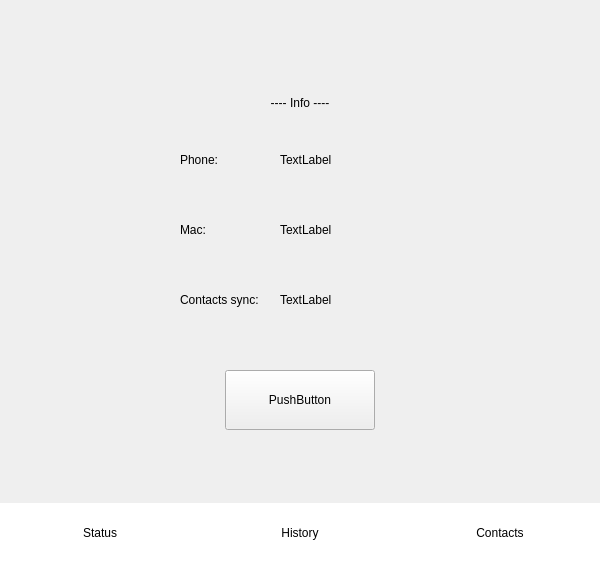
<?xml version="1.0" encoding="UTF-8"?>
<ui version="4.0">
 <class>Form</class>
 <widget class="QWidget" name="Form">
  <property name="geometry">
   <rect>
    <x>0</x>
    <y>0</y>
    <width>600</width>
    <height>563</height>
   </rect>
  </property>
  <property name="minimumSize">
   <size>
    <width>600</width>
    <height>0</height>
   </size>
  </property>
  <property name="maximumSize">
   <size>
    <width>16777215</width>
    <height>16777215</height>
   </size>
  </property>
  <property name="windowTitle">
   <string>Form</string>
  </property>
  <property name="styleSheet">
   <string notr="true"/>
  </property>
  <layout class="QFormLayout" name="formLayout">
   <property name="horizontalSpacing">
    <number>0</number>
   </property>
   <property name="verticalSpacing">
    <number>0</number>
   </property>
   <property name="leftMargin">
    <number>0</number>
   </property>
   <property name="topMargin">
    <number>0</number>
   </property>
   <property name="rightMargin">
    <number>0</number>
   </property>
   <property name="bottomMargin">
    <number>0</number>
   </property>
   <item row="0" column="0" colspan="2">
    <layout class="QHBoxLayout" name="horizontalLayout_9">
     <property name="topMargin">
      <number>0</number>
     </property>
     <item>
      <spacer name="horizontalSpacer">
       <property name="orientation">
        <enum>Qt::Horizontal</enum>
       </property>
       <property name="sizeHint" stdset="0">
        <size>
         <width>40</width>
         <height>20</height>
        </size>
       </property>
      </spacer>
     </item>
     <item>
      <widget class="QPushButton" name="Settings_button">
       <property name="text">
        <string/>
       </property>
       <property name="icon">
        <iconset>
         <normaloff>../images/cogs.png</normaloff>../images/cogs.png</iconset>
       </property>
       <property name="iconSize">
        <size>
         <width>24</width>
         <height>24</height>
        </size>
       </property>
       <property name="flat">
        <bool>true</bool>
       </property>
      </widget>
     </item>
    </layout>
   </item>
   <item row="2" column="0" colspan="2">
    <layout class="QHBoxLayout" name="horizontalLayout_4">
     <property name="topMargin">
      <number>0</number>
     </property>
     <item>
      <spacer name="horizontalSpacer_3">
       <property name="orientation">
        <enum>Qt::Horizontal</enum>
       </property>
       <property name="sizeHint" stdset="0">
        <size>
         <width>40</width>
         <height>20</height>
        </size>
       </property>
      </spacer>
     </item>
     <item>
      <layout class="QVBoxLayout" name="verticalLayout">
       <property name="spacing">
        <number>0</number>
       </property>
       <property name="leftMargin">
        <number>0</number>
       </property>
       <item>
        <widget class="QLabel" name="label">
         <property name="text">
          <string>---- Info ----</string>
         </property>
         <property name="alignment">
          <set>Qt::AlignCenter</set>
         </property>
        </widget>
       </item>
       <item>
        <layout class="QHBoxLayout" name="horizontalLayout_6">
         <property name="topMargin">
          <number>40</number>
         </property>
         <item>
          <widget class="QLabel" name="label_3">
           <property name="minimumSize">
            <size>
             <width>100</width>
             <height>0</height>
            </size>
           </property>
           <property name="text">
            <string>Phone:</string>
           </property>
          </widget>
         </item>
         <item>
          <widget class="QLabel" name="name">
           <property name="minimumSize">
            <size>
             <width>100</width>
             <height>0</height>
            </size>
           </property>
           <property name="text">
            <string>TextLabel</string>
           </property>
          </widget>
         </item>
         <item>
          <spacer name="horizontalSpacer_4">
           <property name="orientation">
            <enum>Qt::Horizontal</enum>
           </property>
           <property name="sizeHint" stdset="0">
            <size>
             <width>40</width>
             <height>20</height>
            </size>
           </property>
          </spacer>
         </item>
        </layout>
       </item>
       <item>
        <layout class="QHBoxLayout" name="horizontalLayout_7">
         <property name="topMargin">
          <number>50</number>
         </property>
         <item>
          <widget class="QLabel" name="label_5">
           <property name="minimumSize">
            <size>
             <width>100</width>
             <height>0</height>
            </size>
           </property>
           <property name="text">
            <string>Mac:</string>
           </property>
          </widget>
         </item>
         <item>
          <widget class="QLabel" name="mac">
           <property name="minimumSize">
            <size>
             <width>100</width>
             <height>0</height>
            </size>
           </property>
           <property name="text">
            <string>TextLabel</string>
           </property>
          </widget>
         </item>
         <item>
          <spacer name="horizontalSpacer_5">
           <property name="orientation">
            <enum>Qt::Horizontal</enum>
           </property>
           <property name="sizeHint" stdset="0">
            <size>
             <width>40</width>
             <height>20</height>
            </size>
           </property>
          </spacer>
         </item>
        </layout>
       </item>
       <item>
        <layout class="QHBoxLayout" name="horizontalLayout_10">
         <property name="topMargin">
          <number>50</number>
         </property>
         <item>
          <widget class="QLabel" name="label_7">
           <property name="minimumSize">
            <size>
             <width>100</width>
             <height>0</height>
            </size>
           </property>
           <property name="text">
            <string>Contacts sync:</string>
           </property>
          </widget>
         </item>
         <item>
          <widget class="QLabel" name="path">
           <property name="minimumSize">
            <size>
             <width>100</width>
             <height>0</height>
            </size>
           </property>
           <property name="text">
            <string>TextLabel</string>
           </property>
          </widget>
         </item>
         <item>
          <spacer name="horizontalSpacer_6">
           <property name="orientation">
            <enum>Qt::Horizontal</enum>
           </property>
           <property name="sizeHint" stdset="0">
            <size>
             <width>40</width>
             <height>20</height>
            </size>
           </property>
          </spacer>
         </item>
        </layout>
       </item>
       <item>
        <layout class="QHBoxLayout" name="horizontalLayout_11">
         <property name="topMargin">
          <number>60</number>
         </property>
         <item>
          <spacer name="horizontalSpacer_7">
           <property name="orientation">
            <enum>Qt::Horizontal</enum>
           </property>
           <property name="sizeHint" stdset="0">
            <size>
             <width>40</width>
             <height>20</height>
            </size>
           </property>
          </spacer>
         </item>
         <item>
          <widget class="QPushButton" name="sync_contacts">
           <property name="minimumSize">
            <size>
             <width>150</width>
             <height>60</height>
            </size>
           </property>
           <property name="text">
            <string>PushButton</string>
           </property>
          </widget>
         </item>
         <item>
          <spacer name="horizontalSpacer_8">
           <property name="orientation">
            <enum>Qt::Horizontal</enum>
           </property>
           <property name="sizeHint" stdset="0">
            <size>
             <width>40</width>
             <height>20</height>
            </size>
           </property>
          </spacer>
         </item>
        </layout>
       </item>
       <item>
        <layout class="QHBoxLayout" name="horizontalLayout_3"/>
       </item>
      </layout>
     </item>
     <item>
      <spacer name="horizontalSpacer_2">
       <property name="orientation">
        <enum>Qt::Horizontal</enum>
       </property>
       <property name="sizeHint" stdset="0">
        <size>
         <width>40</width>
         <height>20</height>
        </size>
       </property>
      </spacer>
     </item>
    </layout>
   </item>
   <item row="4" column="0" colspan="2">
    <layout class="QHBoxLayout" name="horizontalLayout_2">
     <property name="topMargin">
      <number>0</number>
     </property>
    </layout>
   </item>
   <item row="5" column="0" colspan="2">
    <layout class="QHBoxLayout" name="horizontalLayout">
     <property name="spacing">
      <number>0</number>
     </property>
     <item>
      <widget class="QPushButton" name="Main_button">
       <property name="minimumSize">
        <size>
         <width>0</width>
         <height>60</height>
        </size>
       </property>
       <property name="styleSheet">
        <string notr="true">QPushButton { background-color: rgba(255, 255, 255, 255);
font: 12pt &quot;Ubuntu&quot;;
border: 0px;}
QPushButton:focuspressed {background-color: rgba(255, 255, 255, 255);
gridline-color: rgb(198, 70, 0);
font: 12pt &quot;Ubuntu&quot;;
color:black;
border: 0px; }
 QPushButton:pressed {background-color: rgba(150, 150, 150, 255);
gridline-color: rgb(198, 70, 0);
font: 12pt &quot;Ubuntu&quot;;
color:black;
border: 0px; }</string>
       </property>
       <property name="text">
        <string>Status</string>
       </property>
       <property name="icon">
        <iconset>
         <normaloff>../images/indicator.png</normaloff>../images/indicator.png</iconset>
       </property>
       <property name="iconSize">
        <size>
         <width>24</width>
         <height>24</height>
        </size>
       </property>
      </widget>
     </item>
     <item>
      <widget class="QPushButton" name="History_button">
       <property name="minimumSize">
        <size>
         <width>0</width>
         <height>60</height>
        </size>
       </property>
       <property name="styleSheet">
        <string notr="true">QPushButton { background-color: rgba(255, 255, 255, 255);
font: 12pt &quot;Ubuntu&quot;;
border: 0px;}
QPushButton:focuspressed {background-color: rgba(255, 255, 255, 255);
gridline-color: rgb(198, 70, 0);
font: 12pt &quot;Ubuntu&quot;;
color:black;
border: 0px; }
 QPushButton:pressed {background-color: rgba(150, 150, 150, 255);
gridline-color: rgb(198, 70, 0);
font: 12pt &quot;Ubuntu&quot;;
color:black;
border: 0px; }</string>
       </property>
       <property name="text">
        <string>History</string>
       </property>
       <property name="icon">
        <iconset>
         <normaloff>../images/history.png</normaloff>../images/history.png</iconset>
       </property>
       <property name="iconSize">
        <size>
         <width>24</width>
         <height>24</height>
        </size>
       </property>
      </widget>
     </item>
     <item>
      <widget class="QPushButton" name="Contacts_button">
       <property name="minimumSize">
        <size>
         <width>0</width>
         <height>60</height>
        </size>
       </property>
       <property name="styleSheet">
        <string notr="true">QPushButton { background-color: rgba(255, 255, 255, 255);
font: 12pt &quot;Ubuntu&quot;;
border: 0px;}
QPushButton:focuspressed {background-color: rgba(255, 255, 255, 255);
gridline-color: rgb(198, 70, 0);
font: 12pt &quot;Ubuntu&quot;;
color:black;
border: 0px; }
 QPushButton:pressed {background-color: rgba(150, 150, 150, 255);
gridline-color: rgb(198, 70, 0);
font: 12pt &quot;Ubuntu&quot;;
color:black;
border: 0px; }</string>
       </property>
       <property name="text">
        <string>Contacts</string>
       </property>
       <property name="icon">
        <iconset>
         <normaloff>../images/contacts.png</normaloff>../images/contacts.png</iconset>
       </property>
       <property name="iconSize">
        <size>
         <width>24</width>
         <height>24</height>
        </size>
       </property>
      </widget>
     </item>
    </layout>
   </item>
   <item row="3" column="0">
    <spacer name="verticalSpacer">
     <property name="orientation">
      <enum>Qt::Vertical</enum>
     </property>
     <property name="sizeHint" stdset="0">
      <size>
       <width>20</width>
       <height>40</height>
      </size>
     </property>
    </spacer>
   </item>
   <item row="1" column="0">
    <spacer name="verticalSpacer_2">
     <property name="orientation">
      <enum>Qt::Vertical</enum>
     </property>
     <property name="sizeHint" stdset="0">
      <size>
       <width>20</width>
       <height>40</height>
      </size>
     </property>
    </spacer>
   </item>
  </layout>
 </widget>
 <resources/>
 <connections/>
</ui>
